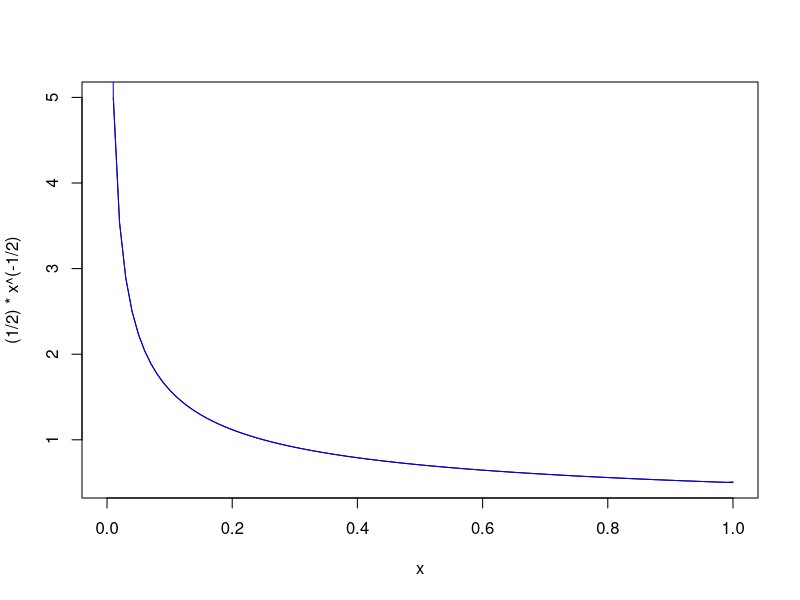

Recreate this plot in R.
x_grid <- seq(-2.5,2.5,0.1)
y <- rnorm(1)
is <- as.integer(x_grid > y)
B <- length(is)
r <- 5
p <- sum(is)/B
x0 <- 0.5

# jth derivatives of analytic p-to-e calibrators
# 1. f_{kappa} family
f_kappa_prime <- function(j, x0 = 1/2, kappa = 1/2) {
  ls <- seq(0L, j)
  prod(kappa - ls) * x0^(kappa - j - 1)
}

M <- function(B, k, i) (1 - i/B + 1/B)^k - (1 - i/B)^k
w <- function(f, x0, B, r, i) {
  out <- 0
  for (j in seq(1, r)) {
    for (k in seq(1, j)) {
      out <- out + (f(j, x0) * (x0^(j - k)) * (-1)^(j - k) * M(B, k, i))/(factorial(k) * factorial(j - k))
    }
  }
  return(out)
}
get_int <- function(f, x0, r) {
  js <- seq(0L, r)
  top <- sapply(X = js, FUN = function(j) f_kappa_prime(j, x0)) * x0^js
  bottom <- sapply(X = js, FUN = function(j) factorial(j))
  sum(top/bottom)
}

coefs <- sapply(X = seq(1, B), FUN = function(i) w(f_kappa_prime, 0.5, B, r, i))
intercept <- get_int(f, x0, r)
intercept + sum(coefs * is)
f_kappa_prime(0, p, 1/2)


# first, examine Taylor expansion
#f_prime <- function(j, x0 = 1/2, kappa = 1/2) {
#  if (j == 0) {
#    (1/2) * x0^(-1/2)
#  } else {
#    (-1)^j * factorial(2 * j)/(2^(2 * j + 1) * factorial(j)) * x0^(-1/2 - j)
#  }
# }

f_prime_over_j_fact <- function(j, x0 = 1/2, kappa = 1/2) {
  if (j == 0) {
    exp(log(1/2) - (1/2) * log(x0))
  } else {
    (-1)^j* exp(sum(log(seq(1, 2 * j))) - (1/2 + j) * log(x0) - (2 * j + 1) * log(2) - 2 * sum(log(seq(1, j))))
  }
}

get_poly <- function(r, x0 = 1/2) {
  js <- seq(0L, r)
  coefs <- sapply(X = js, FUN = function(j) f_prime_over_j_fact(j = j, x0 = x0))
  p <- Vectorize(function(x) {
    sum(coefs * (x - x0)^js)
  })
  return(p)
}

p <- get_poly(500, 0.5)
curve(expr = (1/2) * x^(-1/2), from = 0, to = 1)
curve(expr = p, from = 0, to = 1, col = "blue", add = TRUE)
